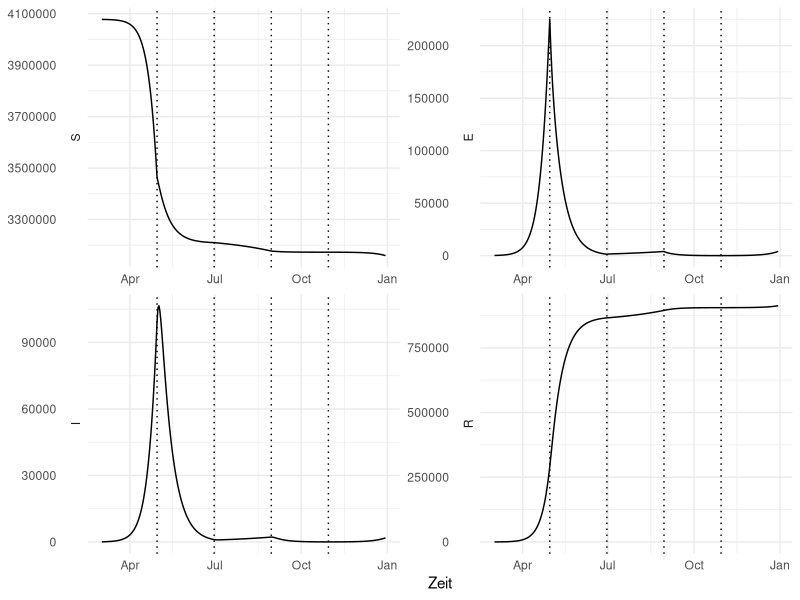
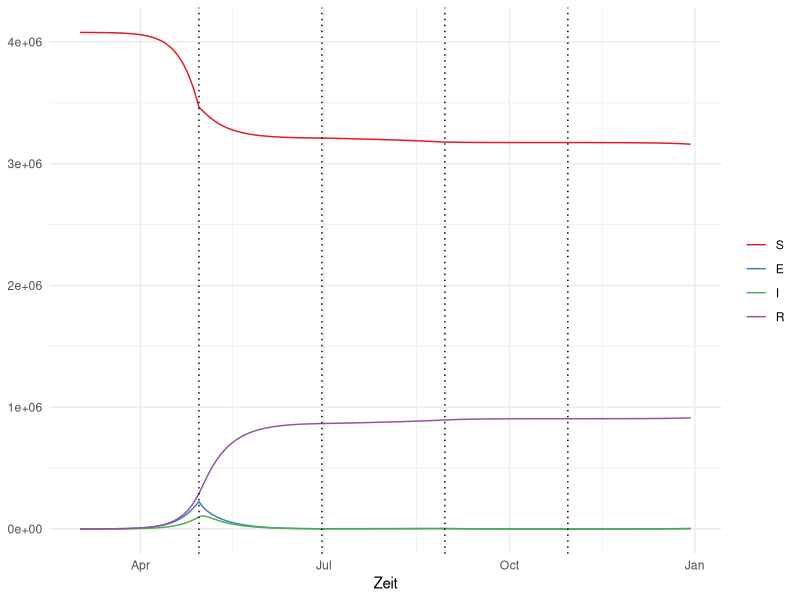

Source code (R) for these figures, in order:
library(deSolve)
library(ggplot2)
library(reshape2)

seirsim <- function(date, S0, E0, I0, R0, beta, gamma, sigma) {
  out <- ode(
    times = seq_len(length(date)),
    y = c(S = S0, E = E0, I = I0, R = R0),
    parms = c(N = N, beta = beta, gamma = gamma, sigma = sigma, dtstep = 1),
    func = function(t, y, parms) {
      with(as.list(c(y, parms)), {
        dS <- dtstep * (-beta * ((S * I) / N))
        dE <- dtstep * (beta * ((S * I) / N) - sigma * E)
        dI <- dtstep * (sigma * E - gamma * I)
        dR <- dtstep * (gamma * I)
        list(c(dS, dE, dI, dR))
      })
    }
  )
  colnames(out)[1] <- "date"
  out <- as.data.frame(out)
  out$date <- date
  out
}

# same as seirsim, but rounds its output values to integers, since non-integer individuals don't exist.
seirsimvisual <- function(date, S0, E0, I0, R0, beta, gamma, sigma) {
  out <- seirsim(date, S0, E0, I0, R0, beta, gamma, sigma)
  out$S <- round(out$S)
  out$E <- round(out$E)
  out$I <- round(out$I)
  out$R <- round(out$R)
  out
}

phases <- c(
  as.Date("2020-03-02"),
  # no lockdown
  as.Date("2020-04-30"),
  # lockdown
  as.Date("2020-06-30"),
  # no lockdown
  as.Date("2020-08-30"),
  # summer vacation
  as.Date("2020-10-30"),
  as.Date("2020-12-30")
)
betas <- c(
  0.756664,
  0.1775356,
  0.476604,
  0.1775356,
  0.756664
)

alldates <- seq.Date(phases[1], phases[length(phases)], 1)
N <- 4078000
R0 <- 0
I0 <- 14
E0 <- 20 * I0
S0 <- N - E0 - I0 - R0
gamma <- 0.33
sigma <- 0.19

simulated <- NULL
for (i in 1:(length(phases) - 1)) {
  from <- phases[i]
  to <- phases[i + 1]
  beta <- betas[i]

  date <- seq.Date(from, to, 1)
  s <- seirsimvisual(date, S0, E0, I0, R0, beta, gamma, sigma)
  simulated <- rbind(simulated, s)

  # Starting parameters for the next iteration equal the final values for the current simulated run,
  # since the next simulated phase should pick up where the current one left off.
  R0 <- s[nrow(s), "R"]
  I0 <- s[nrow(s), "I"]
  E0 <- s[nrow(s), "E"]
  S0 <- N - E0 - I0 - R0
}

# My intention is to draw one plot per column within the "simulated" data frame.
# This shows how: https://stackoverflow.com/q/18046051
molten <- melt(simulated, id.vars = "date")

vlineDates <- data.frame(date = phases[2:(length(phases) - 1)])
vlines <- geom_vline(data = vlineDates, mapping = aes(xintercept = date), linetype = "dotted")

ggplot(data = molten, mapping = aes(x = date, y = value)) +
  theme_minimal() +
  labs(x = "Zeit", y = NULL) +
  facet_wrap(vars(variable), scales = "free", switch = "y") +
  geom_line() +
  vlines

ggplot(data = molten, mapping = aes(x = date, y = value, color = variable)) +
  theme_minimal() +
  scale_colour_brewer(palette = "Set1") +
  labs(x = "Zeit", y = NULL, colour = NULL) +
  geom_line() +
  vlines
